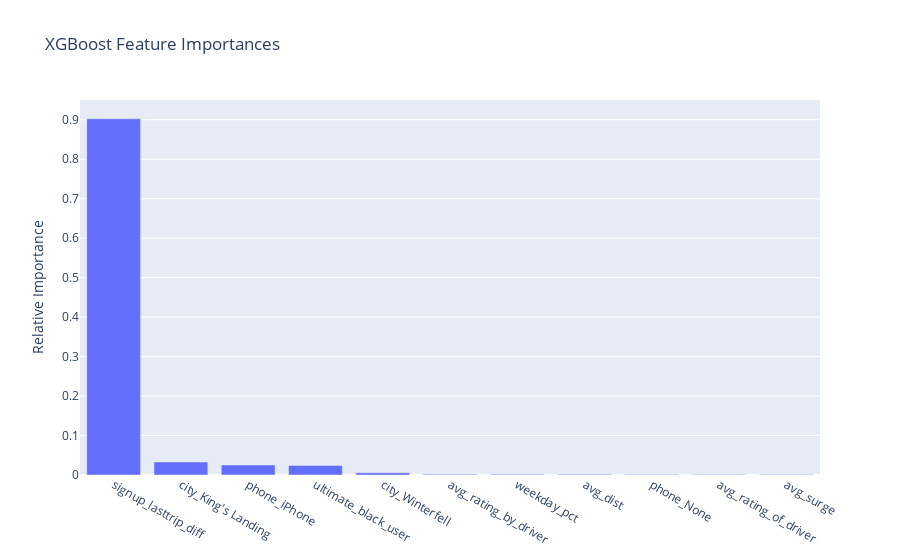

Write notebook code for a chart like this one.
### Code cell
importances = pd.DataFrame({'feature': X_test.columns, 'importance': importances}).sort_values('importance', ascending=False).reset_index(drop=True)

trace = go.Bar(x=importances.feature, y=importances.importance)

layout = go.Layout(title='XGBoost Feature Importances',
                  yaxis=dict(title='Relative Importance'))

fig = go.Figure([trace], layout)
iplot(fig, filename='feature_importance.html')

### Figure 1 — Plotly figure (JSON) as saved in the notebook; plotly's stock layout.template omitted (floating-point values rounded to 4 significant figures)
{"data": [{"type": "bar", "x": ["signup_lasttrip_diff", "city_King's Landing", "phone_iPhone", "ultimate_black_user", "city_Winterfell", "avg_rating_by_driver", "weekday_pct", "avg_dist", "phone_None", "avg_rating_of_driver", "avg_surge"], "y": [0.9026, 0.03307, 0.02531, 0.02423, 0.0056, 0.001882, 0.001804, 0.001688, 0.001421, 0.001257, 0.001135]}], "layout": {"title": {"text": "XGBoost Feature Importances"}, "yaxis": {"title": {"text": "Relative Importance"}}}}
